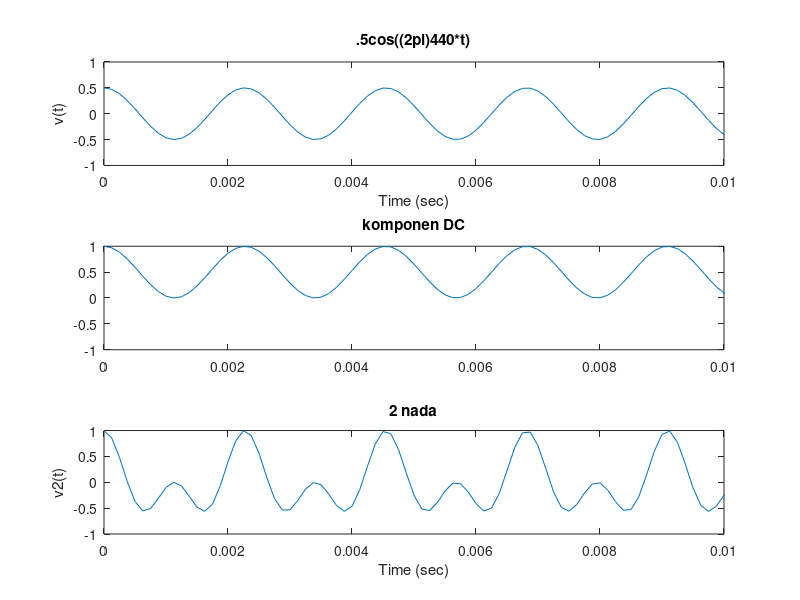

Write MATLAB code to recreate this figure.
%created by aditya ervansyah


clc
clear all

fs = 8000;                  % frekuensi sampling pada 8KHz
t = 0:1/fs:1;               % panjang tiap nada 1 detik
v = .5*cos(2*pi*440*t);     % nada A
subplot(3,1,1);
plot(t,v);                  % gambarkan sinyal v
axis([0 .01 -1 1])          % atur skala
sound(v,fs);                % bunyikan pada fs 8kHz!
title('.5cos((2pi)440*t)')
xlabel('Time (sec)')
ylabel('v(t)')


v1 = .5+v;                  % apa yang terjadi bila ditambah komponen DC
subplot(3,1,2);
plot(t,v1);
title('komponen DC')
axis([0 .01 -1 1])
sound(v1,fs); 

v2 = v+.5*cos(2*pi*880*t);  % ditambahkan nada lain
sound(v2,fs);               % bunyikan pada fs 8kHz
subplot(3,1,3);
plot(t,v2);
title('2 nada')
axis([0 .01 -1 1])
xlabel('Time (sec)')
ylabel('v2(t)')
